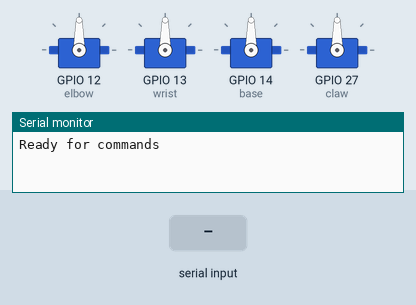
The sketch below on a simulated ESP32. Parts: 4 × servo, the last lines printed to the serial monitor. Inputs (shaded band) come from the test bench.

Above: at 1.7 s.
1.8 s: "pickUp\n" received over Serial
At 5.83 s:
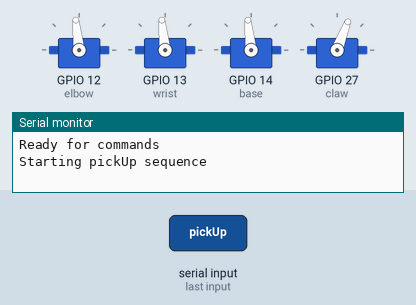
At 8.1 s:
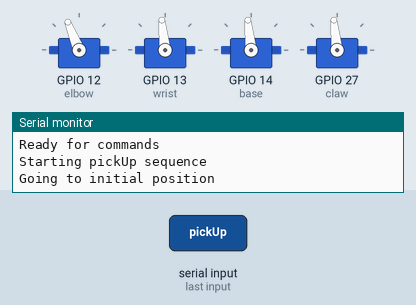
Timing chart, 0 to 19.2 s (numbered marks = the images above; inputs shaded):
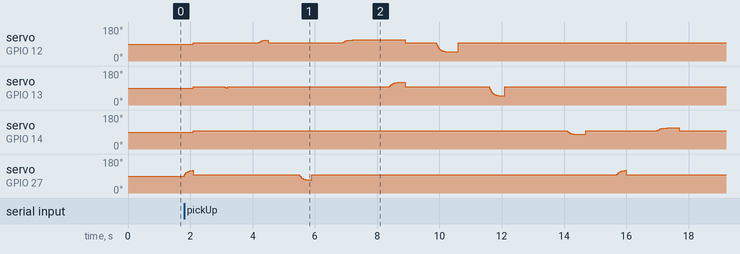

The sketch:

smooth_movement_-_numerical_methods.ino
```cpp
#include <ESP32Servo.h>

Servo elbow;  // GPIO 12
Servo wrist;  // GPIO 13
Servo base;   // GPIO 14
Servo claw;   // GPIO 27

String inputString = "";

// Converts strength to angle using 96 as neutral
int strengthToAngle(int strength) {
  strength = constrain(strength, -100, 100);
  if (strength == 0) return 96;
  return (strength > 0) ? map(strength, 0, 100, 96, 0) : map(strength, 0, -100, 96, 180);
}

// Move using differential equation
void moveServoDiffEq(Servo& servo, int targetAngle, int durationMs, float gainK = 0.01) {
  float angle = servo.read();       // Current angle θ₀
  float u = targetAngle;            // Target angle
  float dt = 10.0;                  // ms time step
  int steps = durationMs / dt;

  for (int i = 0; i < steps; i++) {
    float dTheta = gainK * (u - angle);  // dθ/dt = k(u - θ)
    angle += dTheta * dt;                // Euler integration
    servo.write(round(angle));
    delay(dt);
  }

  servo.write(targetAngle); // Final correction
}

// Reset to neutral
void stopAll() {
  elbow.write(96);
  wrist.write(96);
  base.write(96);
  claw.write(96);
  delay(1000);
}

// Pickup sequence using diff eq based motion
void pickupSequence() {
  Serial.println("Starting pickUp sequence");

  moveServoDiffEq(claw, strengthToAngle(-30), 300);   // Close claw slightly
  stopAll();

  moveServoDiffEq(wrist, strengthToAngle(10), 100);   // Tilt wrist
  stopAll();

  moveServoDiffEq(elbow, strengthToAngle(-20), 300);  // Lower elbow
  stopAll();

  moveServoDiffEq(claw, strengthToAngle(30), 400);    // Open claw
  stopAll();

  initialPos(); // Return to initial position
  stopAll();

  moveServoDiffEq(base, strengthToAngle(20), 600);    // Rotate base
  stopAll();

  moveServoDiffEq(claw, strengthToAngle(-30), 300);   // Close claw again
  stopAll();

  moveServoDiffEq(base, strengthToAngle(-20), 700);   // Rotate base back
  stopAll();

  Serial.println("PickUp sequence complete");
}

// Custom initial position sequence
void initialPos() {
  Serial.println("Going to initial position");

  moveServoDiffEq(elbow, strengthToAngle(-20), 1500);
  moveServoDiffEq(wrist, strengthToAngle(-30), 500);
  stopAll();

  moveServoDiffEq(elbow, strengthToAngle(50), 700);
  stopAll();

  moveServoDiffEq(wrist, strengthToAngle(50), 500);
  stopAll();

  Serial.println("Now in initial position");
}

void setup() {
  Serial.begin(9600);
  elbow.attach(12);
  wrist.attach(13);
  base.attach(14);
  claw.attach(27);
  delay(500);
  Serial.println("Ready for commands");
}

void loop() {
  while (Serial.available()) {
    char c = Serial.read();
    if (c == '\n') {
      inputString.trim();
      if (inputString == "pickUp") {
        pickupSequence();
      } else if (inputString == "initialPos") {
        initialPos();
      } else {
        Serial.println("Unknown command: " + inputString);
      }
      inputString = "";
    } else {
      inputString += c;
    }
  }
}
```
